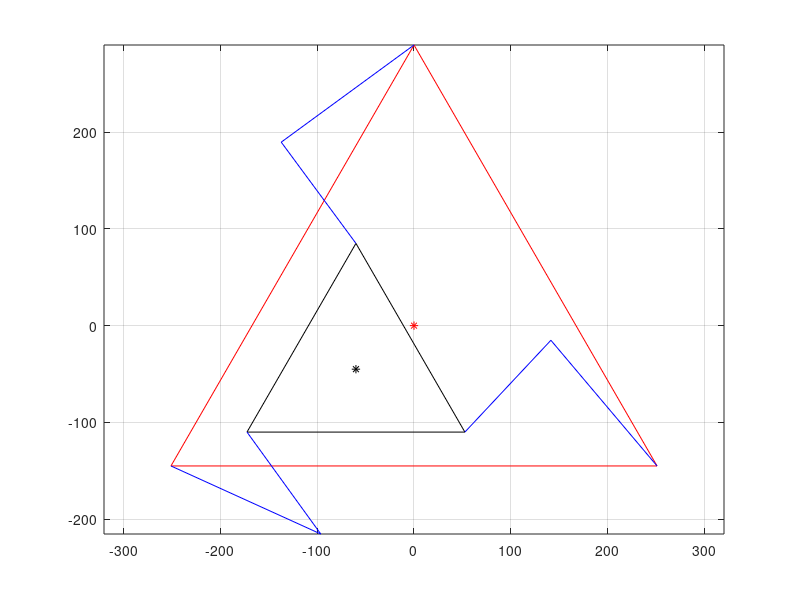

The MATLAB script that drew this image:
clear;
close all;
clc;

%% set constants

ra=170;
L=130;
Rb=290;
Rp=130;

%%%%%%%%%%%%%%%%%%%%%%%%%%%%%%%%%%%%%%%%%%%%%%%%%%%%%%%%%%%%%%%%%%%%%%%%%%%
%% set input parameters

C=[-60;-45];
alpha=0;

%%%%%%%%%%%%%%%%%%%%%%%%%%%%%%%%%%%%%%%%%%%%%%%%%%%%%%%%%%%%%%%%%%%%%%%%%%%
%% calculate vectors of the COM of the platform to the platform corners

CPPi=zeros(2,3);

for i=1:3
    CPPi(1,i)=-Rp*cos((30+alpha+120*(i-1))*(pi()/180))+C(1);
    CPPi(2,i)=-Rp*sin((30+alpha+120*(i-1))*(pi()/180))+C(2);
end

%%%%%%%%%%%%%%%%%%%%%%%%%%%%%%%%%%%%%%%%%%%%%%%%%%%%%%%%%%%%%%%%%%%%%%%%%%%
%% calculate vectors of base corners to the COM of the base

PBiB=zeros(2,3);

for i=1:3
    PBiB(1,i)=-Rb*cos((210+120*(i-1))*(pi()/180));
    PBiB(2,i)=-Rb*sin((210+120*(i-1))*(pi()/180));
end

%%%%%%%%%%%%%%%%%%%%%%%%%%%%%%%%%%%%%%%%%%%%%%%%%%%%%%%%%%%%%%%%%%%%%%%%%%%
%% calculate vectors from base corners to respective platform corners

PBiPPi=zeros(2,3);

for i=1:3
    PBiPPi(1,i)=PBiB(1,i)+CPPi(1,i);
    PBiPPi(2,i)=PBiB(2,i)+CPPi(2,i);
end

%%%%%%%%%%%%%%%%%%%%%%%%%%%%%%%%%%%%%%%%%%%%%%%%%%%%%%%%%%%%%%%%%%%%%%%%%%%
%% calculate theta and psi values

e1=zeros(1,3);
e2=zeros(1,3);
e3=zeros(1,3);
t=zeros(1,3);
theta=zeros(1,3);

for i=1:3
    e1(i)=-2*PBiPPi(2,i)*ra;
    e2(i)=-2*PBiPPi(1,i)*ra;
    e3(i)=(PBiPPi(1,i))^2+(PBiPPi(2,i))^2+ra^2-L^2;
    t(i)=(-e1(i)-sqrt((e1(i))^2+(e2(i))^2-(e3(i))^2))/(e3(i)-e2(i));
    theta(i)=2*atan(t(i));
end

%%%%%%%%%%%%%%%%%%%%%%%%%%%%%%%%%%%%%%%%%%%%%%%%%%%%%%%%%%%%%%%%%%%%%%%%%%%
%% find the joint positions for the plot

Ji=zeros(2,3);

for i=1:3
    Ji(1,i)=-PBiB(1,i)+ra*cos(theta(i));
    Ji(2,i)=-PBiB(2,i)+ra*sin(theta(i));
end

%%%%%%%%%%%%%%%%%%%%%%%%%%%%%%%%%%%%%%%%%%%%%%%%%%%%%%%%%%%%%%%%%%%%%%%%%%%
%% plot the robot's configuration

plat=[CPPi(1,:) CPPi(1,1);CPPi(2,:) CPPi(2,1)];
base=[-PBiB(1,:) -PBiB(1,1);-PBiB(2,:) -PBiB(2,1)];
links1=[-PBiB(1,1) Ji(1,1) CPPi(1,1);-PBiB(2,1) Ji(2,1) CPPi(2,1)];
links2=[-PBiB(1,2) Ji(1,2) CPPi(1,2);-PBiB(2,2) Ji(2,2) CPPi(2,2)];
links3=[-PBiB(1,3) Ji(1,3) CPPi(1,3);-PBiB(2,3) Ji(2,3) CPPi(2,3)];

plot(C(1),C(2),'black*');
hold on;
plot(0,0,'r*');
line(plat(1,:),plat(2,:), 'Color', 'black');
line(base(1,:),base(2,:), 'Color', 'r');
line(links1(1,:),links1(2,:), 'Color', 'b');
line(links2(1,:),links2(2,:), 'Color', 'b');
line(links3(1,:),links3(2,:), 'Color', 'b');

axis equal
grid on